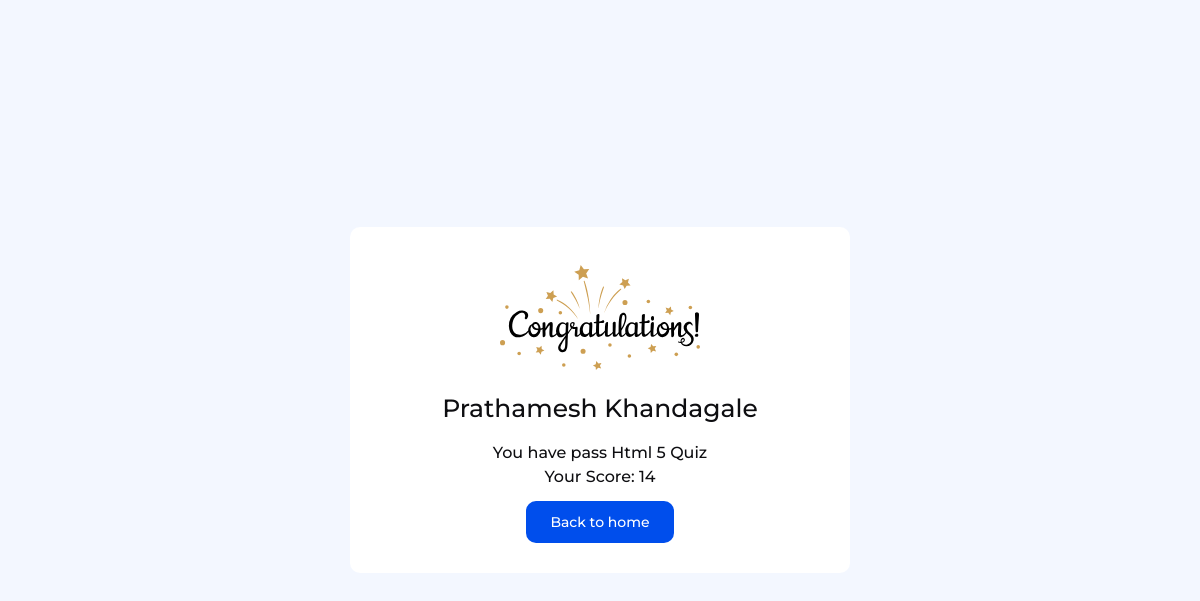
/user/result.php (signed in), run on the app's committed database.
### tables this page shows
CREATE TABLE `attempted_quiz` (
  `id` int(11) NOT NULL,
  `studentId` int(11) NOT NULL,
  `student_name` varchar(255) NOT NULL,
  `topic_unique_id` varchar(255) NOT NULL,
  `quiz_topic_name` varchar(255) NOT NULL,
  `langImages` varchar(255) NOT NULL,
  `level` varchar(100) NOT NULL,
  `score` int(11) NOT NULL,
  `result` varchar(100) NOT NULL
);

### user/result.php (the view, shortened to what this page needs)
<?php
include "../assets/php/connection.php";
if (!empty($_SESSION["studentId"])) {
  $studentId = $_SESSION["studentId"];
  $quizResult = mysqli_query($connection, "SELECT * FROM `attempted_quiz` WHERE `studentId` = $studentId");
  if ($quizResult && mysqli_num_rows($quizResult) > 0) {
    $row = mysqli_fetch_assoc($quizResult);
  }
  else {
    echo "ERROR" . mysqli_error($connection);
  }
}
else {
  header("Location: ../login.php");
}
?>
<!DOCTYPE html>
<html lang="en">
<head>
  <link rel="stylesheet" href="https://cdnjs.cloudflare.com/ajax/libs/font-awesome/6.5.1/css/all.min.css" />
  <link rel="stylesheet" href="../assets/css/result.css" />
</head>
<body>
  <div class="container">
    <div class="greeting-image">
      <?php
      if ($row["result"] == "Pass") {
      ?>
        <img src="../assets/images/congratulations.svg" alt="greeting-image">
      <?php
      } else if ($row["result"] == "Fail") {
      ?>
        <img src="../assets/images/fail.png" alt="greeting-image">
      <?php
      }
      ?>
    </div>
    <div class="student-name">
      <h2><?php echo $row["student_name"]; ?></h2>
    </div>
    <div class="quiz-details">
      <p>You have pass <?php echo $row["quiz_topic_name"] ?> Quiz</p>
      <p>Your Score: <?php echo $row["score"]; ?></p>
    </div>
    <div class="back-to-home">
      <a href="./profile.php">Back to home</a>
    </div>
  </div>
</body>
</html>

### assets/css/result.css (style rules this page uses)
* { margin: 0; padding: 0; box-sizing: border-box; font-family: "Montserrat", sans-serif; text-decoration: none; list-style: none; outline: none; }
:root { --bg-color: #f3f7ff; --border-color: #e3e7ea; --smart-mind-20: #ffffff; --smart-mind-50: #edf7ff; --smart-mind-100: #d6ecff; --smart-mind-200: #b5dfff; --smart-mind-300: #83ccff; --smart-mind-400: #48b0ff; --smart-mind-500: #1e8aff; --smart-mind-600: #0669ff; --smart-mind-700: #004eec; --smart-mind-800: #0841c5; --smart-mind-900: #0d3c9b; --smart-mind-950: #0e255d; --text-color: #0e0e11; }
html { font-size: 62.5%; scroll-behavior: smooth; }
body { width: 100%; height: 100vh; background-color: var(--bg-color); position: relative; display: flex; align-items: center; justify-content: center; }
.container { width: 50rem; padding: 3rem 5rem; background-color: var(--smart-mind-20); border-radius: 1rem; display: flex; flex-direction: column; align-items: center; justify-content: center; gap: 1rem; }
.container .greeting-image { width: 100%; display: flex; align-items: center; justify-content: center; padding: 0.8rem 0; }
.greeting-image img { width: 20rem; }
.container .student-name { width: 100%; padding: 0.5rem 0; text-align: center; }
.student-name h2 { font-size: 2.5rem; font-weight: 500; color: var(--text-color); }
.container .quiz-details { width: 100%; padding: 0.5rem 0; display: flex; flex-direction: column; align-items: center; justify-content: center; gap: 0.5rem; }
.quiz-details p { font-size: 1.6rem; font-weight: 500; color: var(--text-color); }
.container .back-to-home { width: 100%; display: flex; align-items: center; justify-content: center; }
.back-to-home a { padding: 1.2rem 2.4rem; background-color: var(--smart-mind-700); color: var(--smart-mind-20); font-size: 1.4rem; font-weight: 500; border-radius: 1rem; }

### data on the page
attempted_quiz: student_name "Prathamesh Khandagale", quiz_topic_name "Html 5", score "14"
